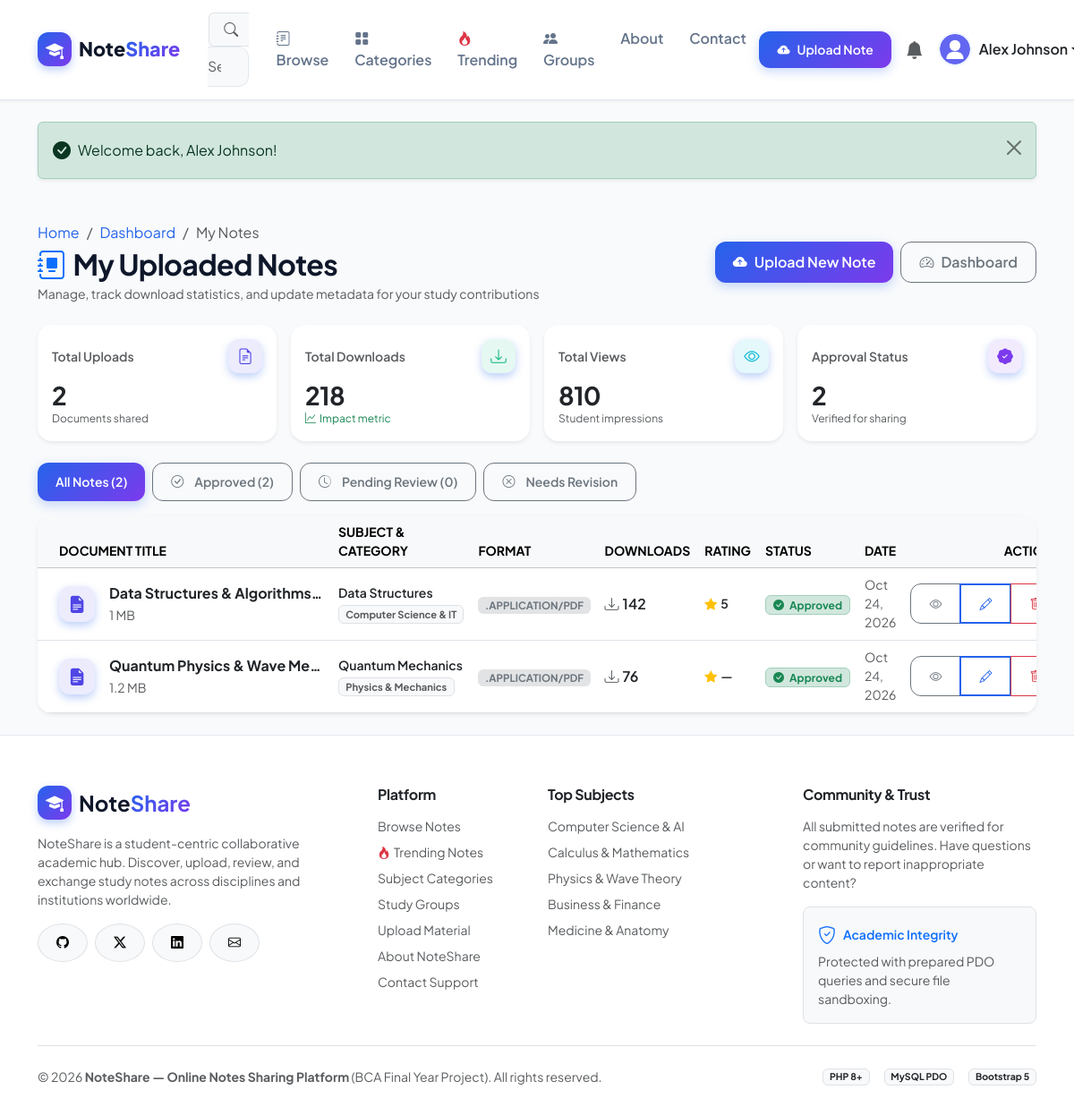
Page /online-notes-sharing/my_notes.php (signed in) on the committed database.
### tables this page shows
CREATE TABLE IF NOT EXISTS `users` (
    `id` INT AUTO_INCREMENT PRIMARY KEY,
    `name` VARCHAR(100) NOT NULL,
    `email` VARCHAR(150) NOT NULL UNIQUE,
    `password` VARCHAR(255) NOT NULL,
    `profile_image` VARCHAR(255) DEFAULT 'default_avatar.png',
    `bio` TEXT DEFAULT NULL,
    `role` ENUM('user', 'admin') DEFAULT 'user',
    `status` ENUM('active', 'blocked') DEFAULT 'active',
    `created_at` TIMESTAMP DEFAULT CURRENT_TIMESTAMP,
    INDEX `idx_users_email` (`email`),
    INDEX `idx_users_role` (`role`),
    INDEX `idx_users_status` (`status`)
);

CREATE TABLE IF NOT EXISTS `notes` (
    `id` INT AUTO_INCREMENT PRIMARY KEY,
    `user_id` INT NOT NULL,
    `category_id` INT NOT NULL,
    `title` VARCHAR(255) NOT NULL,
    `description` TEXT,
    `subject` VARCHAR(150) NOT NULL,
    `keywords` VARCHAR(255) DEFAULT '',
    `file_name` VARCHAR(255) NOT NULL,
    `file_path` VARCHAR(255) NOT NULL,
    `file_type` VARCHAR(50) NOT NULL,
    `file_size` INT NOT NULL DEFAULT 0,
    `downloads` INT NOT NULL DEFAULT 0,
    `views` INT NOT NULL DEFAULT 0,
    `status` ENUM('approved', 'pending', 'rejected') DEFAULT 'approved',
    `created_at` TIMESTAMP DEFAULT CURRENT_TIMESTAMP,
    `updated_at` TIMESTAMP DEFAULT CURRENT_TIMESTAMP ON UPDATE CURRENT_TIMESTAMP,
    FOREIGN KEY (`user_id`) REFERENCES `users`(`id`) ON DELETE CASCADE,
    FOREIGN KEY (`category_id`) REFERENCES `categories`(`id`) ON DELETE CASCADE,
    INDEX `idx_notes_user` (`user_id`),
    INDEX `idx_notes_category` (`category_id`),
    INDEX `idx_notes_subject` (`subject`),
    INDEX `idx_notes_status` (`status`),
    INDEX `idx_notes_downloads` (`downloads`),
    INDEX `idx_notes_views` (`views`),
    INDEX `idx_notes_created` (`created_at`)
);

CREATE TABLE IF NOT EXISTS `categories` (
    `id` INT AUTO_INCREMENT PRIMARY KEY,
    `name` VARCHAR(100) NOT NULL UNIQUE,
    `description` TEXT,
    `icon` VARCHAR(50) DEFAULT 'bi-folder',
    `created_at` TIMESTAMP DEFAULT CURRENT_TIMESTAMP,
    INDEX `idx_categories_name` (`name`)
);

### online-notes-sharing/my_notes.php (the view, shortened to what the rows shown need)
<?php
require_once __DIR__ . '/includes/auth.php';
$user_id = (int)$_SESSION['user_id'];
$status_filter = trim($_GET['status'] ?? 'all');
try {
    $sql = "
        SELECT n.*, c.name as category_name,
               (SELECT COUNT(*) FROM likes WHERE note_id = n.id) as likes_count,
               (SELECT AVG(rating) FROM ratings WHERE note_id = n.id) as avg_rating
        FROM notes n
        LEFT JOIN categories c ON n.category_id = c.id
        WHERE n.user_id = ?
    ";
    $params = [$user_id];
    $sql .= " ORDER BY n.created_at DESC";
    $stmt_notes = $pdo->prepare($sql);
    $stmt_notes->execute($params);
    $notes = $stmt_notes->fetchAll(PDO::FETCH_ASSOC);
} catch (PDOException $e) {
    error_log("My notes error: " . $e->getMessage());
    $notes = [];
    $metrics = ['total_notes' => 0, 'total_downloads' => 0, 'total_views' => 0, 'approved_notes' => 0, 'pending_notes' => 0];
}
require_once __DIR__ . '/includes/header.php';
?>
<div class="container py-4">
    <div class="d-flex flex-column flex-md-row align-items-md-center justify-content-between gap-3 mb-4">
        <div>
            <h2 class="fw-bold mb-1"><i class="bi bi-journal-album text-primary me-2"></i>My Uploaded Notes</h2>
        </div>
    </div>
    <?php if (empty($notes)): ?>
        <div class="card border-0 shadow-sm rounded-4 p-5 text-center bg-white">
            <div class="brand-icon mx-auto mb-3" style="width: 64px; height: 64px; font-size: 2rem; background: rgba(79, 70, 229, 0.1); color: #4F46E5;">
                <i class="bi bi-journal-plus"></i>
            </div>
            <h5 class="fw-bold mb-2">No notes found</h5>
            <p class="text-muted small mb-4" style="max-width: 420px; margin-inline: auto;">
                <?= $status_filter === 'all' ? "You haven't uploaded any study notes yet. Share your lecture notes, summaries, or assignments to start helping peers." : "No notes found matching the selected '{$status_filter}' filter." ?>
            </p>
            <div>
                <a href="upload_note.php" class="btn btn-primary px-4">
                    <i class="bi bi-cloud-arrow-up-fill me-1"></i> Upload Your First Note
                </a>
            </div>
        </div>
    <?php else: ?>
        <div class="card border-0 shadow-sm rounded-4 overflow-hidden bg-white">
            <div class="table-responsive">
                <table class="table table-hover align-middle mb-0">
                    <thead class="table-light small text-uppercase text-muted">
                        <tr>
                            <th class="ps-4">Document Title</th>
                            <th>Subject & Category</th>
                            <th>Format</th>
                            <th>Downloads</th>
                            <th>Rating</th>
                            <th>Status</th>
                            <th>Date</th>
                            <th class="text-end pe-4">Actions</th>
                        </tr>
                    </thead>
                    <tbody>
                        <?php foreach ($notes as $n): ?>
                            <tr>
                                <td class="ps-4 py-3">
                                    <div class="d-flex align-items-center gap-3">
                                        <div class="brand-icon flex-shrink-0" style="width: 40px; height: 40px; font-size: 1.2rem; background: rgba(79, 70, 229, 0.1); color: #4F46E5;">
                                            <i class="bi <?= match(strtolower($n['file_type'])) {
                                                'pdf' => 'bi-file-earmark-pdf-fill text-danger',
                                                'doc', 'docx' => 'bi-file-earmark-word-fill text-primary',
                                                'ppt', 'pptx' => 'bi-file-earmark-ppt-fill text-warning',
                                                'zip' => 'bi-file-earmark-zip-fill text-purple',
                                                default => 'bi-file-earmark-text-fill'
                                            } ?>"></i>
                                        </div>
                                        <div>
                                            <a href="note.php?id=<?= $n['id'] ?>" class="fw-bold text-dark text-decoration-none d-block text-truncate" style="max-width: 240px;">
                                                <?= htmlspecialchars($n['title']) ?>
                                            </a>
                                            <small class="text-muted"><?= format_bytes($n['file_size']) ?></small>
                                        </div>
                                    </div>
                                </td>
                                <td>
                                    <div class="fw-semibold small text-dark"><?= htmlspecialchars($n['subject']) ?></div>
                                    <span class="badge bg-light text-muted border" style="font-size: 0.7rem;">
                                        <?= htmlspecialchars($n['category_name'] ?? 'General') ?>
                                    </span>
                                </td>
                                <td>
                                    <span class="badge bg-secondary-subtle text-secondary text-uppercase" style="font-size: 0.72rem;">
                                        .<?= htmlspecialchars($n['file_type']) ?>
                                    </span>
                                </td>
                                <td>
                                    <span class="fw-semibold text-dark"><i class="bi bi-download text-muted me-1"></i><?= number_format($n['downloads']) ?></span>
                                </td>
                                <td>
                                    <?php $avg = round((float)($n['avg_rating'] ?? 0), 1); ?>
                                    <div class="d-flex align-items-center gap-1 text-warning small">
                                        <i class="bi bi-star-fill"></i>
                                        <span class="fw-semibold text-dark"><?= $avg > 0 ? $avg : '—' ?></span>
                                    </div>
                                </td>
                                <td>
                                    <?php if ($n['status'] === 'approved'): ?>
                                        <span class="badge bg-success-subtle text-success border border-success-subtle px-2 py-1">
                                            <i class="bi bi-check-circle-fill me-1"></i> Approved
                                        </span>
                                    <?php elseif ($n['status'] === 'pending'): ?>
                                        <span class="badge bg-warning-subtle text-warning border border-warning-subtle px-2 py-1">
                                            <i class="bi bi-clock-fill me-1"></i> Pending
                                        </span>
                                    <?php else: ?>
                                        <span class="badge bg-danger-subtle text-danger border border-danger-subtle px-2 py-1">
                                            <i class="bi bi-x-circle-fill me-1"></i> Rejected
                                        </span>
                                    <?php endif; ?>
                                </td>
                                <td class="small text-muted">
                                    <?= date('M d, Y', strtotime($n['created_at'])) ?>
                                </td>
                                <td class="text-end pe-4">
                                    <div class="btn-group btn-group-sm">
                                        <a href="note.php?id=<?= $n['id'] ?>" class="btn btn-outline-secondary" title="View Details">
                                            <i class="bi bi-eye"></i>
                                        </a>
                                        <a href="edit_note.php?id=<?= $n['id'] ?>" class="btn btn-outline-primary" title="Edit Note">
                                            <i class="bi bi-pencil"></i>
                                        </a>
                                        <button type="button" class="btn btn-outline-danger" title="Delete Note" data-bs-toggle="modal" data-bs-target="#deleteModal<?= $n['id'] ?>">
                                            <i class="bi bi-trash"></i>
                                        </button>
                                    </div>
                                </td>
                            </tr>
                        <?php endforeach; ?>
                    </tbody>
                </table>
            </div>
        </div>
    <?php endif; ?>
</div>
<?php require_once __DIR__ . '/includes/footer.php'; ?>

### online-notes-sharing/includes/navbar.php (shortened to what the rows shown need)
<nav class="navbar navbar-expand-lg navbar-custom">
    <div class="container">
        <div class="collapse navbar-collapse" id="navbarMain">
            <div class="d-flex align-items-center gap-2 mt-2 mt-lg-0">
                <?php if (is_logged_in() && $user): ?>
                    <a href="upload_note.php" class="btn btn-sm btn-primary text-nowrap">
                        <i class="bi bi-cloud-arrow-up-fill"></i> Upload Note
                    </a>
                    <a href="notifications.php" class="btn btn-sm btn-outline-secondary position-relative border-0 rounded-circle p-2" title="Notifications">
                        <i class="bi bi-bell-fill fs-5 text-muted"></i>
                    </a>
                    <div class="dropdown">
                        <a href="#" class="d-flex align-items-center text-decoration-none dropdown-toggle text-dark" id="userDropdown" data-bs-toggle="dropdown" aria-expanded="false">
                            <img src="uploads/avatars/default_avatar.svg" alt="Avatar" class="avatar-img me-2">
                            <span class="fw-semibold d-none d-md-inline"><?= htmlspecialchars($user['name']) ?></span>
                        </a>
                    </div>
                <?php endif; ?>
            </div>
        </div>
    </div>
</nav>

### rows in the picture
users: name "Alex Johnson"
notes: title "Data Structures & Algorithms…", file_size "1 MB", subject "Data Structures", category.name "Computer Science & IT", file_type "APPLICATION/PDF", downloads "142", avg "5", status "approved" (drawn), created_at "Oct 24, 2026"
notes: title "Quantum Physics & Wave Me…", file_size "1.2 MB", subject "Quantum Mechanics", category.name "Physics & Mechanics", file_type "APPLICATION/PDF", downloads "76", status "approved" (drawn), created_at "Oct 24, 2026"

### other values in the picture
$msg "Welcome back, Alex Johnson!"
$metrics['total_notes'] "2"
$metrics['total_downloads'] "218"
$metrics['total_views'] "810"
$metrics['approved_notes'] "2"
$metrics['pending_notes'] "0"
